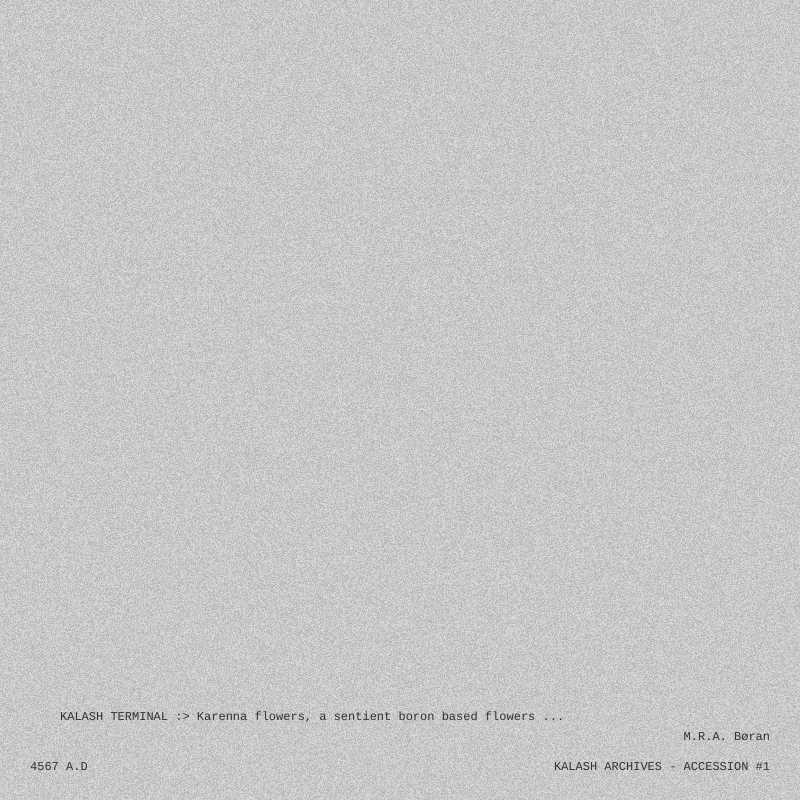
Frame 1 (no input)
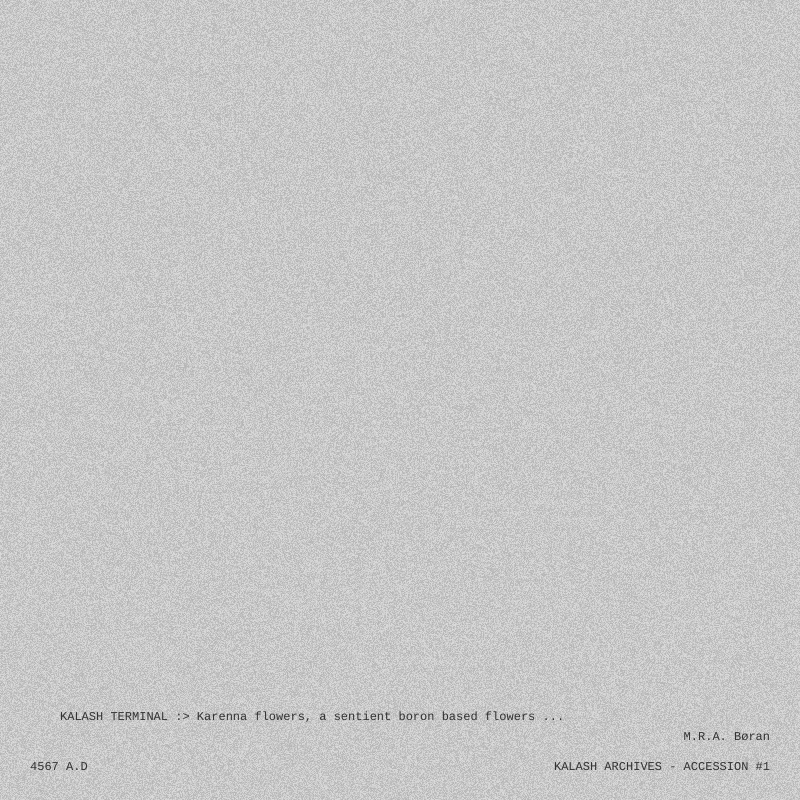
Frame 2 (the mouse pressed at the canvas centre, redrawn once)

The p5.js sketch that drew these frames (run headless with seeded random() and noise() and a simulated clock; the mouse was pressed at the canvas centre and the sketch redrawn once):

// p5.js sketch
// ── sketch.js
function setup() {
  createCanvas(800, 800);
  noLoop();
}

function draw() {
  background(200);
  drawTexture();
  drawUI();
}

function drawTexture() {
  loadPixels();
  for (let i = 0; i < pixels.length; i += 4) {
    let noiseVal = random(-20, 20);
    pixels[i] += noiseVal;
    pixels[i + 1] += noiseVal;
    pixels[i + 2] += noiseVal;
  }
  updatePixels();
}

function drawUI() {
  fill(50);
  noStroke();
  textFont('monospace');
  textSize(12);
  
  // Основной текст терминала
  textAlign(LEFT, BASELINE);
  text("KALASH TERMINAL :> Karenna flowers, a sentient boron based flowers ...", 60, height - 80);
  
  // Текст в левом нижнем углу
  text("4567 A.D", 30, height - 30);
  
  // Текст в правом нижнем углу
  textAlign(RIGHT, BASELINE);
  text("KALASH ARCHIVES - ACCESSION #1", width - 30, height - 30);
  
  // Имя автора чуть выше
  text("M.R.A. Børan", width - 30, height - 60);
}
